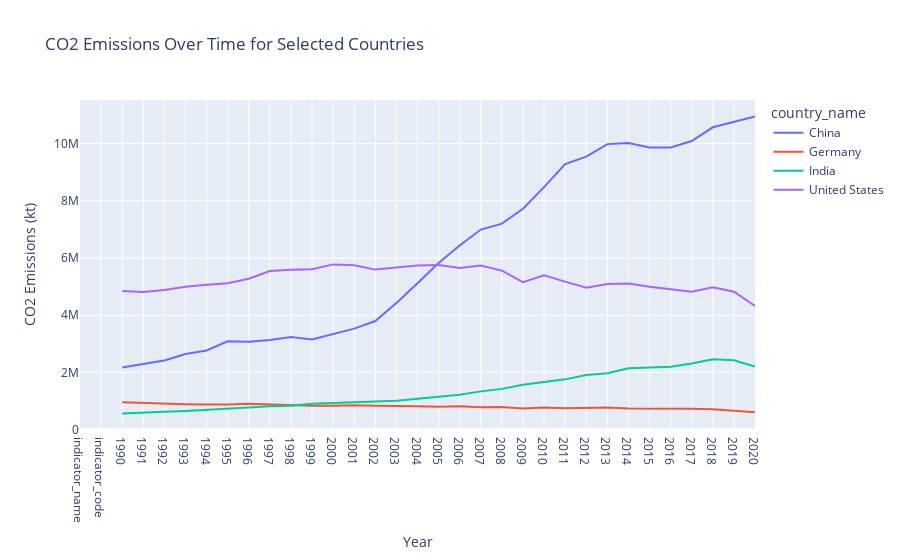

Source (notebook cell):
### Markdown cell above
## Visualization 4: CO2 Emissions Over Time for Selected Countries

### Code cell
# Line plot for CO2 emissions over time for a few selected countries
selected_countries = ['United States', 'China', 'India', 'Russia', 'Germany']
df_selected = df[df['country_name'].isin(selected_countries)]
df_selected = df_selected.melt(id_vars=['country_name'], value_vars=years, 
                               var_name='Year', value_name='CO2 Emissions (kt)')

fig = px.line(df_selected, x='Year', y='CO2 Emissions (kt)', color='country_name',
              title='CO2 Emissions Over Time for Selected Countries')
fig.show()

### Figure 1 — Plotly figure (JSON) as saved in the notebook; plotly's stock layout.template omitted (floating-point values rounded to 4 significant figures)
{"data": [{"hovertemplate": "country_name=China<br>Year=%{x}<br>CO2 Emissions (kt)=%{y}<extra></extra>", "legendgroup": "China", "line": {"color": "#636efa", "dash": "solid"}, "marker": {"symbol": "circle"}, "mode": "lines", "name": "China", "orientation": "v", "showlegend": true, "type": "scatter", "x": ["indicator_name", "indicator_code", "1990", "1991", "1992", "1993", "1994", "1995", "1996", "1997", "1998", "1999", "2000", "2001", "2002", "2003", "2004", "2005", "2006", "2007", "2008", "2009", "2010", "2011", "2012", "2013", "2014", "2015", "2016", "2017", "2018", "2019", "2020"], "xaxis": "x", "y": ["CO2 emissions (kt)", "EN.ATM.CO2E.KT", 2173000.0, 2302000.0, 2418000.0, 2645000.0, 2768000.0, 3089000.0, 3071000.0, 3134000.0, 3236000.0, 3154000.0, 3347000.0, 3529000.0, 3796000.0, 4424000.0, 5113000.0, 5825000.0, 6437000.0, 6993000.0, 7200000.0, 7719000.0, 8475000.0, 9283000.0, 9541000.0, 9979128, 10020000.0, 9859000.0, 9860914, 10090000.0, 10567262, 10762824, 10940000.0], "yaxis": "y"}, {"hovertemplate": "country_name=Germany<br>Year=%{x}<br>CO2 Emissions (kt)=%{y}<extra></extra>", "legendgroup": "Germany", "line": {"color": "#EF553B", "dash": "solid"}, "marker": {"symbol": "circle"}, "mode": "lines", "name": "Germany", "orientation": "v", "showlegend": true, "type": "scatter", "x": ["indicator_name", "indicator_code", "1990", "1991", "1992", "1993", "1994", "1995", "1996", "1997", "1998", "1999", "2000", "2001", "2002", "2003", "2004", "2005", "2006", "2007", "2008", "2009", "2010", "2011", "2012", "2013", "2014", "2015", "2016", "2017", "2018", "2019", "2020"], "xaxis": "x", "y": ["CO2 emissions (kt)", "EN.ATM.CO2E.KT", 955300.0, 932500.0, 892800.0, 887057, 875900.0, 874700.0, 904300.0, 872600.0, 865300.0, 833600.0, 830300.0, 847700.0, 833400.0, 836800.0, 821100.0, 802400.0, 814400.0, 783803, 789700.0, 734800.0, 773100.0, 746500.0, 760100.0, 776200.0, 736000.0, 742300.0, 747100.0, 732200.0, 707800.0, 658700.0, 603400.0], "yaxis": "y"}, {"hovertemplate": "country_name=India<br>Year=%{x}<br>CO2 Emissions (kt)=%{y}<extra></extra>", "legendgroup": "India", "line": {"color": "#00cc96", "dash": "solid"}, "marker": {"symbol": "circle"}, "mode": "lines", "name": "India", "orientation": "v", "showlegend": true, "type": "scatter", "x": ["indicator_name", "indicator_code", "1990", "1991", "1992", "1993", "1994", "1995", "1996", "1997", "1998", "1999", "2000", "2001", "2002", "2003", "2004", "2005", "2006", "2007", "2008", "2009", "2010", "2011", "2012", "2013", "2014", "2015", "2016", "2017", "2018", "2019", "2020"], "xaxis": "x", "y": ["CO2 emissions (kt)", "EN.ATM.CO2E.KT", 563600.0, 607224, 626300.0, 651400.0, 685903, 737900.0, 774100.0, 819300.0, 836300.0, 901300.0, 937900.0, 953500.0, 985500.0, 1012000.0, 1086000.0, 1136000.0, 1215000.0, 1337000.0, 1424383, 1565000.0, 1659983, 1756744, 1909442, 1972000.0, 2147107, 2158000.0, 2195000.0, 2309000.0, 2458000.0, 2424000.0, 2201000.0], "yaxis": "y"}, {"hovertemplate": "country_name=United States<br>Year=%{x}<br>CO2 Emissions (kt)=%{y}<extra></extra>", "legendgroup": "United States", "line": {"color": "#ab63fa", "dash": "solid"}, "marker": {"symbol": "circle"}, "mode": "lines", "name": "United States", "orientation": "v", "showlegend": true, "type": "scatter", "x": ["indicator_name", "indicator_code", "1990", "1991", "1992", "1993", "1994", "1995", "1996", "1997", "1998", "1999", "2000", "2001", "2002", "2003", "2004", "2005", "2006", "2007", "2008", "2009", "2010", "2011", "2012", "2013", "2014", "2015", "2016", "2017", "2018", "2019", "2020"], "xaxis": "x", "y": ["CO2 emissions (kt)", "EN.ATM.CO2E.KT", 4845000.0, 4807000.0, 4880000.0, 4995000.0, 5066803, 5117000.0, 5273000.0, 5543000.0, 5591000.0, 5609000.0, 5776000.0, 5748000.0, 5593000.0, 5658992, 5738286, 5753000.0, 5653081, 5736000.0, 5558000.0, 5156000.0, 5392000.0, 5174000.0, 4956053, 5092000.0, 5107000.0, 4991000.0, 4894000.0, 4819000.0, 4975000.0, 4818000.0, 4321000.0], "yaxis": "y"}], "layout": {"legend": {"title": {"text": "country_name"}, "tracegroupgap": 0}, "title": {"text": "CO2 Emissions Over Time for Selected Countries"}, "xaxis": {"anchor": "y", "domain": [0, 1], "title": {"text": "Year"}}, "yaxis": {"anchor": "x", "domain": [0, 1], "title": {"text": "CO2 Emissions (kt)"}}}}
